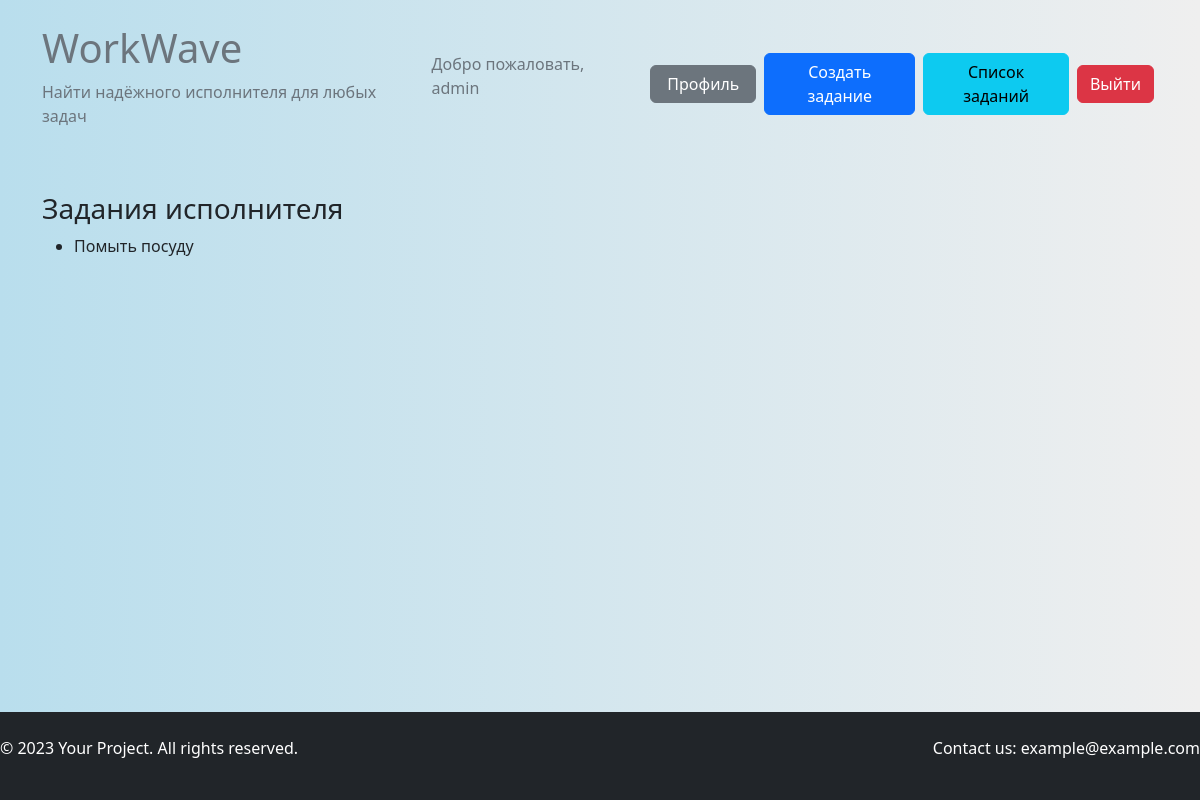
/executor_tasks/ (signed in), run on an earlier commit of the app's database.
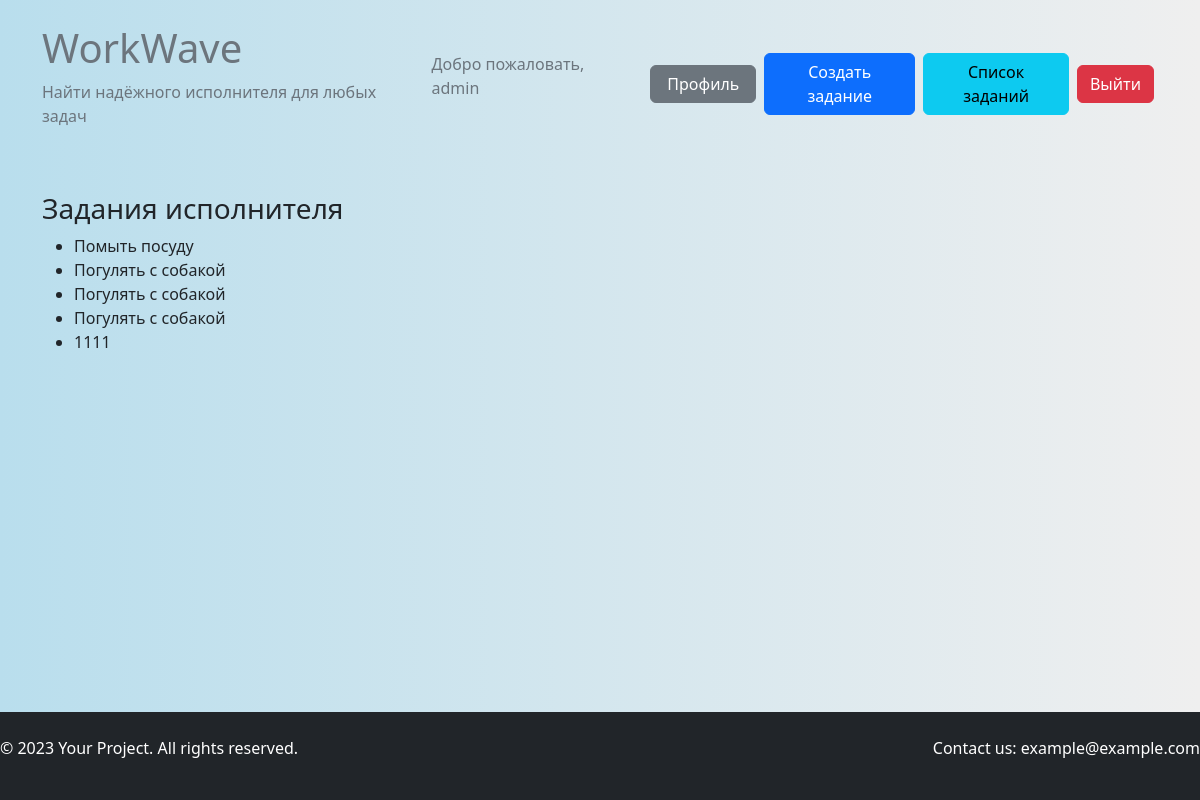
And on a later commit of the database.
### tasks/models.py (models this page shows, shortened)
class Task(models.Model):
    title = models.CharField(max_length=200)
    image_task = models.ImageField(upload_to='media/image_task/', null=True, blank=True)
    description = models.TextField()
    customer = models.ForeignKey(CustomUser, on_delete=models.CASCADE, related_name='customer_tasks')
    executor = models.ForeignKey(CustomUser, on_delete=models.SET_NULL, null=True, blank=True, related_name='executor_tasks')
    created_at = models.DateTimeField(auto_now_add=True)
    due_date = models.DateTimeField()
    is_completed = models.BooleanField(default=False)

### tasks/views.py (the view)
# urls.py: path('executor_tasks/', view_tasks.executor_tasks, name='executor_tasks'),
def executor_tasks(request):
    executor_tasks = Task.objects.filter(executor=request.user)
    return render(request, 'tasks/executor_tasks.html', {'executor_tasks': executor_tasks})

### templates/tasks/executor_tasks.html
{% extends 'base.html' %}
{% block content %}
<h3>Задания исполнителя</h3>
<ul>
    {% for task in executor_tasks %}
        <li>{{ task.title }}</li>
    {% endfor %}
</ul>
{% endblock %}

What changed in the data, as far as the page shows it:
now on this page (row edited): Task: title "Погулять с собакой"
now on this page (row edited): Task: title "Погулять с собакой"
now on this page (row edited): Task: title "Погулять с собакой"
added Task: title "1111"
